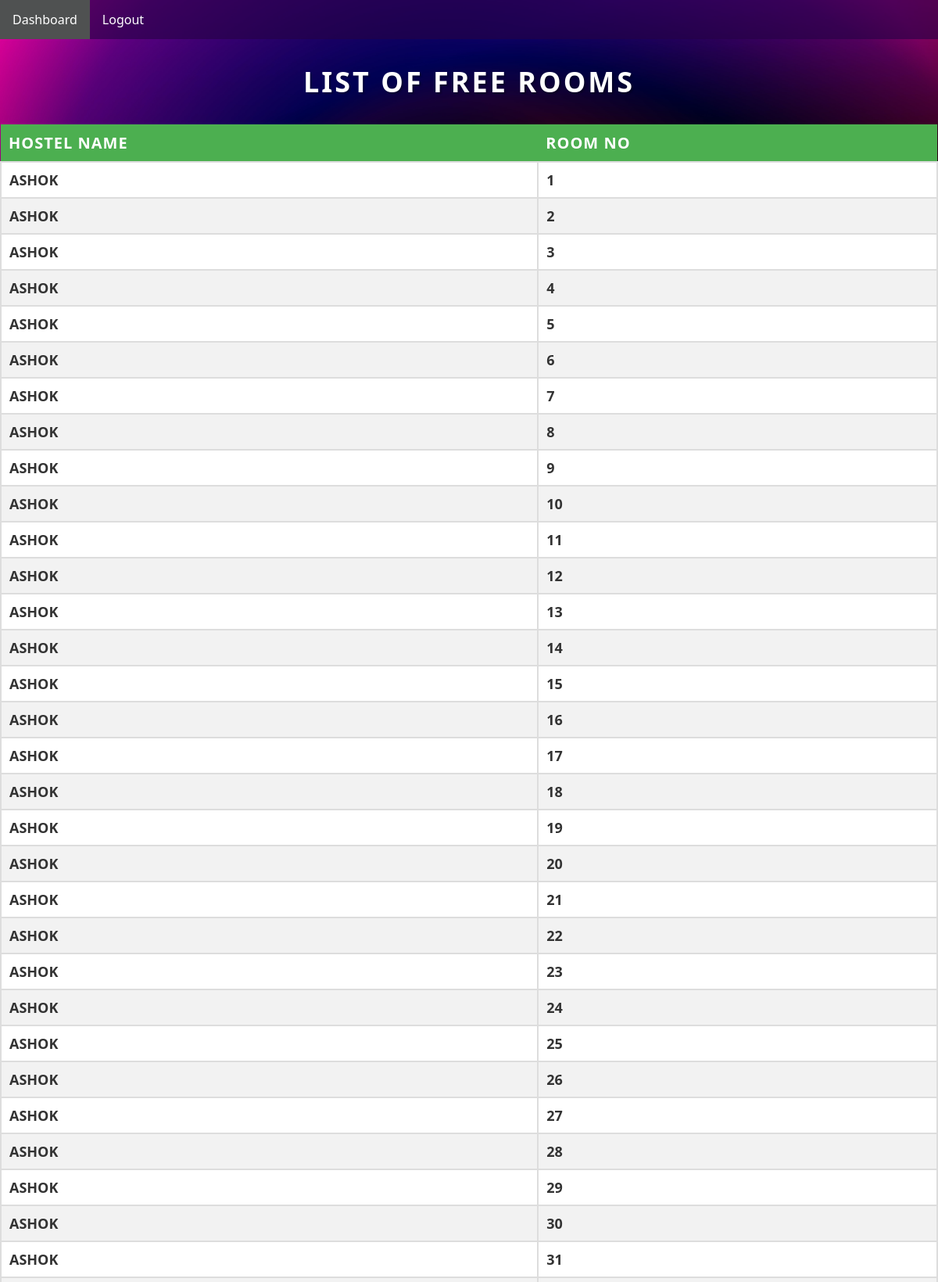
Page /view_free_rooms.php (upper part) on the committed database.
### tables this page shows
CREATE TABLE Hostel(
  Hostel_name VARCHAR(255),
  Room_no INT,
  hostel_wingId INT,
  no_of_unoccupied_beds INT,
  PRIMARY KEY (Hostel_name, hostel_wingId,Room_no)
  );

### view_free_rooms.php (the view, shortened to what this page needs)
<!DOCTYPE html>
<html>
<head>
    <link rel="stylesheet" href="style.css">
</head>
<body>
    <nav>
        <ul>
            <li><a href="admin_dashboard.php">Dashboard</a></li>
            <li><a href="login.php">Logout</a></li>
        </ul>
    </nav>
    <h1>List of Free Rooms</h1>
    <?php
    $servername = "localhost";
    $username = "root";
    $password = "";
    $dbname = "hostel_db";
    $conn = mysqli_connect($servername, $username, $password, $dbname);
    $select_sql = "SELECT Hostel_name, Room_no FROM Hostel WHERE no_of_unoccupied_beds > 0";
    $result = mysqli_query($conn, $select_sql);
    if (mysqli_num_rows($result) > 0) {
        echo "<table><tr><th>Hostel Name</th><th>Room No</th></tr>";
        while ($row = mysqli_fetch_assoc($result)) {
            echo "<tr><td>" . $row["Hostel_name"] . "</td><td>" . $row["Room_no"] . "</td></tr>";
        }
        echo "</table>";
    } else {
        echo "<p>No free rooms available.</p>";
    }
    ?>
</body>
</html>

### style.css (style rules this page uses)
* { margin: 0; padding: 0; box-sizing: border-box; }
body { font-family: 'Segoe UI', Tahoma, Geneva, Verdana, sans-serif; color: #fff; }
body { width: 100%; height: 100%; margin: 0; padding: 0; background-image: url('bg2.jpg'); background-size: fixed; background-repeat: no-repeat; background-position: center center; }
h1 { text-align: center; margin-bottom: 30px; margin-top: 30px; font-size: 36px; text-transform: uppercase; letter-spacing: 3px; text-shadow: 2px 2px 2px rgba(0,0,0,0.3); }
nav { background-color: #2502449b; }
nav ul { list-style-type: none; margin: 0; padding: 0; overflow: hidden; }
nav li { float: left; }
nav li a { display: block; color: white; text-shadow: #111; text-align: center; padding: 14px 16px; text-decoration: none; }

### view_free_rooms.php (style rules this page uses)
body { width: 100%; height: 100%; margin: 0; padding: 0; background-image: url("bg2.jpg"); background-repeat: no-repeat; background-size: cover; background-position: center center; }
table { border-collapse: collapse; width: 100%; margin-top: 20px; }
th, td { text-align: left; padding: 10px; }
th { background-color: #4CAF50; color: white; font-size: 20px; font-weight: bold; text-transform: uppercase; letter-spacing: 1px; }
td { background-color: #f2f2f2; font-size: 18px; font-weight: bold; color: #333; border: 2px solid #ddd; }
tr:nth-child(even) td { background-color: #fff; }

### rows in the picture
hostel: Hostel_name "ASHOK", Room_no "1"
hostel: Hostel_name "ASHOK", Room_no "2"
hostel: Hostel_name "ASHOK", Room_no "3"
hostel: Hostel_name "ASHOK", Room_no "4"
hostel: Hostel_name "ASHOK", Room_no "5"
hostel: Hostel_name "ASHOK", Room_no "6"
hostel: Hostel_name "ASHOK", Room_no "7"
hostel: Hostel_name "ASHOK", Room_no "8"
hostel: Hostel_name "ASHOK", Room_no "9"
hostel: Hostel_name "ASHOK", Room_no "10"
hostel: Hostel_name "ASHOK", Room_no "11"
hostel: Hostel_name "ASHOK", Room_no "12"
hostel: Hostel_name "ASHOK", Room_no "13"
hostel: Hostel_name "ASHOK", Room_no "14"
hostel: Hostel_name "ASHOK", Room_no "15"
hostel: Hostel_name "ASHOK", Room_no "16"
hostel: Hostel_name "ASHOK", Room_no "17"
hostel: Hostel_name "ASHOK", Room_no "18"
hostel: Hostel_name "ASHOK", Room_no "19"
hostel: Hostel_name "ASHOK", Room_no "20"
hostel: Hostel_name "ASHOK", Room_no "21"
hostel: Hostel_name "ASHOK", Room_no "22"
hostel: Hostel_name "ASHOK", Room_no "23"
hostel: Hostel_name "ASHOK", Room_no "24"
hostel: Hostel_name "ASHOK", Room_no "25"
hostel: Hostel_name "ASHOK", Room_no "26"
hostel: Hostel_name "ASHOK", Room_no "27"
hostel: Hostel_name "ASHOK", Room_no "28"
hostel: Hostel_name "ASHOK", Room_no "29"
hostel: Hostel_name "ASHOK", Room_no "30"
hostel: Hostel_name "ASHOK", Room_no "31"
